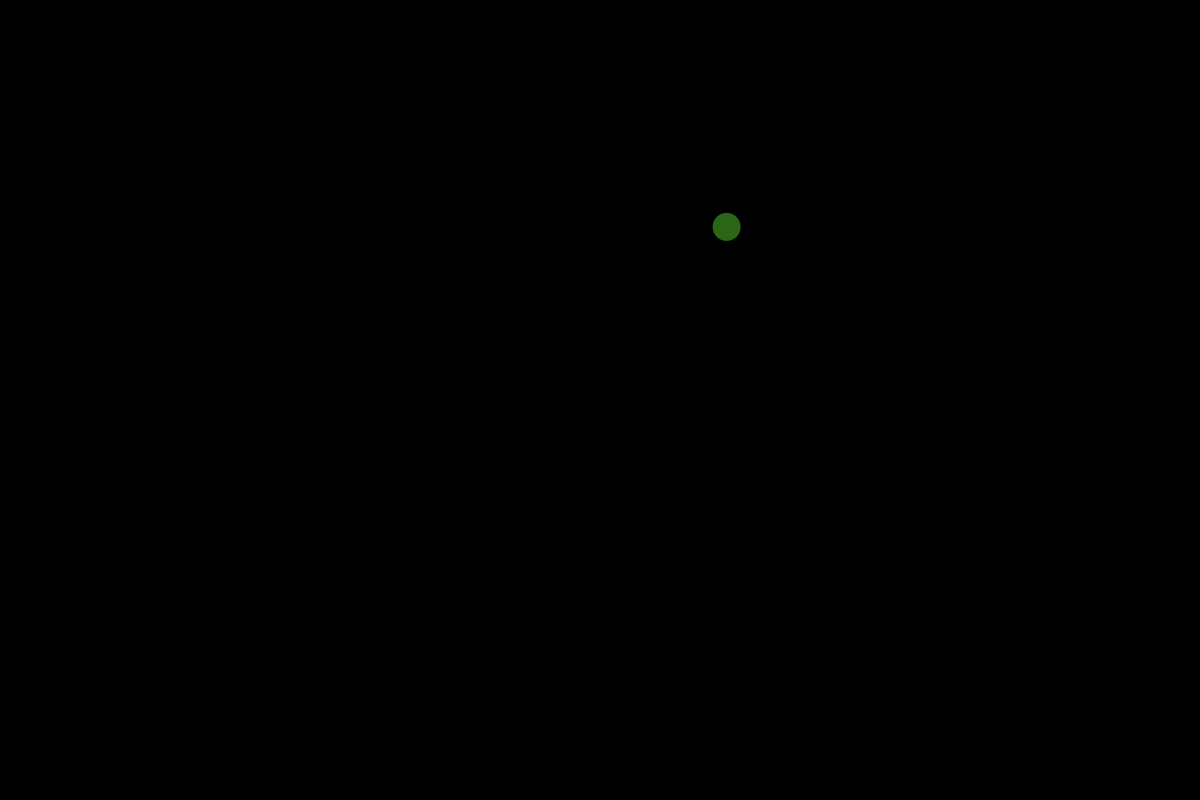
Frame 1 (no input)
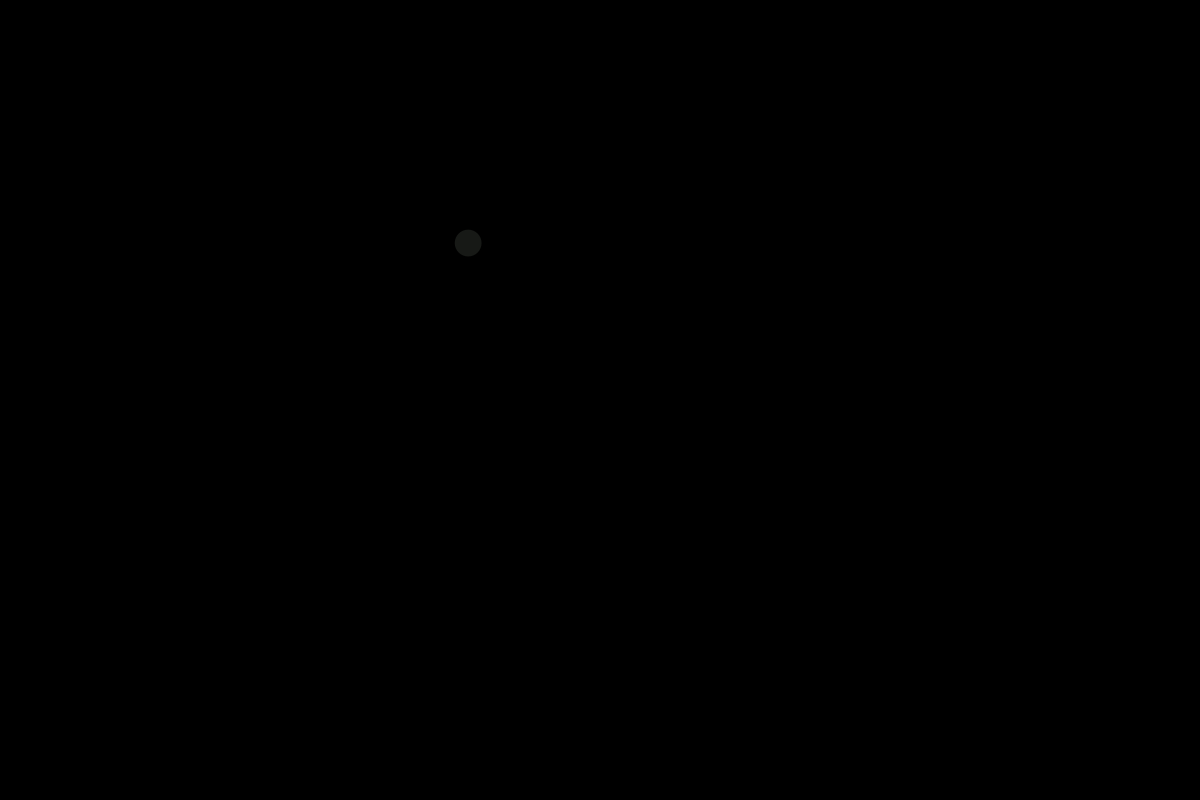
Frame 60 (the mouse pressed at the canvas centre just before this capture)
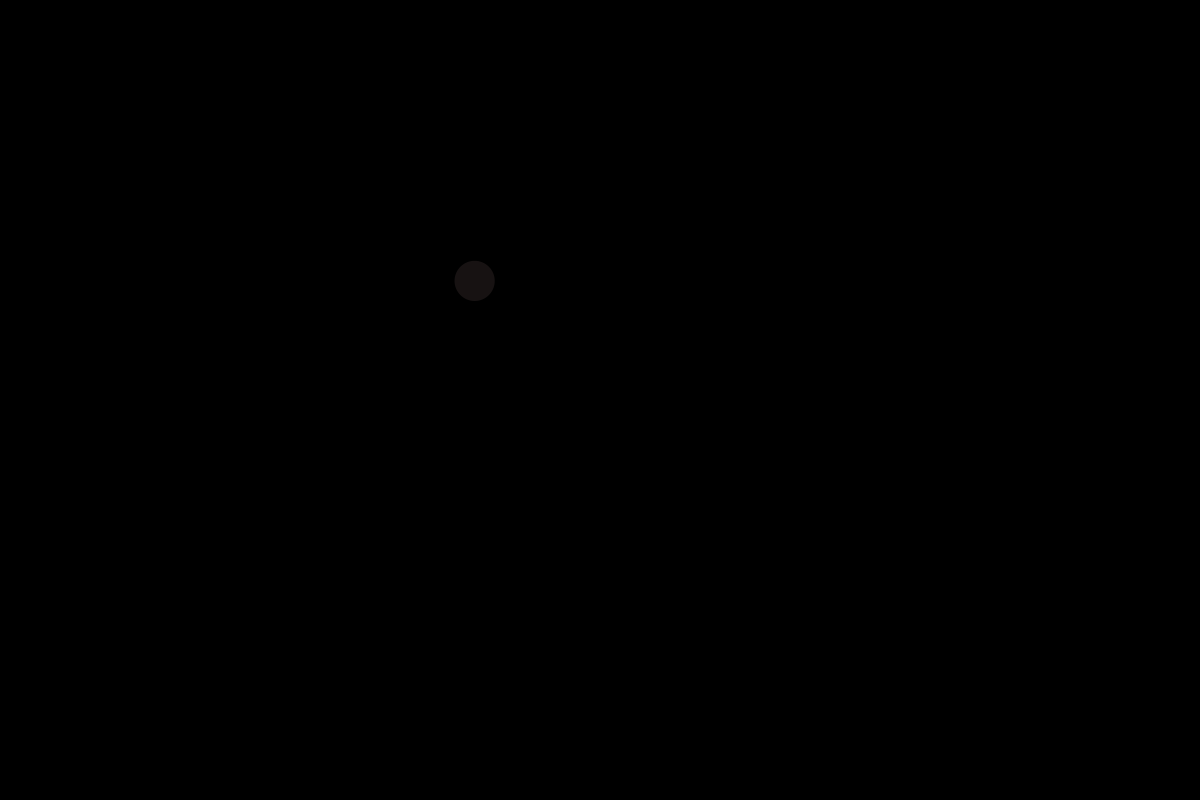
Frame 120 (the mouse held since frame 60 and released just before this capture)

The Processing sketch that drew these frames (run headless with seeded random() and noise(); from frame 60 on, the mouse is pressed at the canvas centre):

// Processing sketch: Map_Noise
// ── Map_Noise.pde
float x_seed = 0.0;
float y_seed = 5.0;
float s_seed = 3.0;
float c1_seed = 1.0;
float c2_seed = 2.0;
float c3_seed = 3.0;
float c4_seed = 4.0;
int maxSize = 100;


float value = 57,
oldLow = 20,
oldHigh = 200,
newLow = 10,
newHigh = 255;

void setup() {
  size(1200, 800);
  noStroke();
}

void draw() {
  background(0);
  x_seed += .01;
  y_seed += .01;
  s_seed += .03;
  c1_seed += .01;
  c2_seed += .01;
  c3_seed += .01;
  c4_seed += .01;
  float x = noise(x_seed) * width;
  float y = noise(y_seed) * height;
  float s = noise(s_seed) * maxSize;
  float c1 = noise(c1_seed) * 170;
  float c2 = noise(c2_seed) * 255;
  float c3 = noise(c3_seed) * 155;
  float c4 = noise(c4_seed) * 200;
  fill(c1, c2, c3, c4);
  ellipse(x, y, s, s);
  
  
  float m = map(value, oldLow, oldHigh, newLow, newHigh);
  println("m = "+ m);
  
  float n = newLow + ((value - oldLow)/(oldHigh - oldLow))*(newHigh - newLow);
  println("n = "+ n);
}
